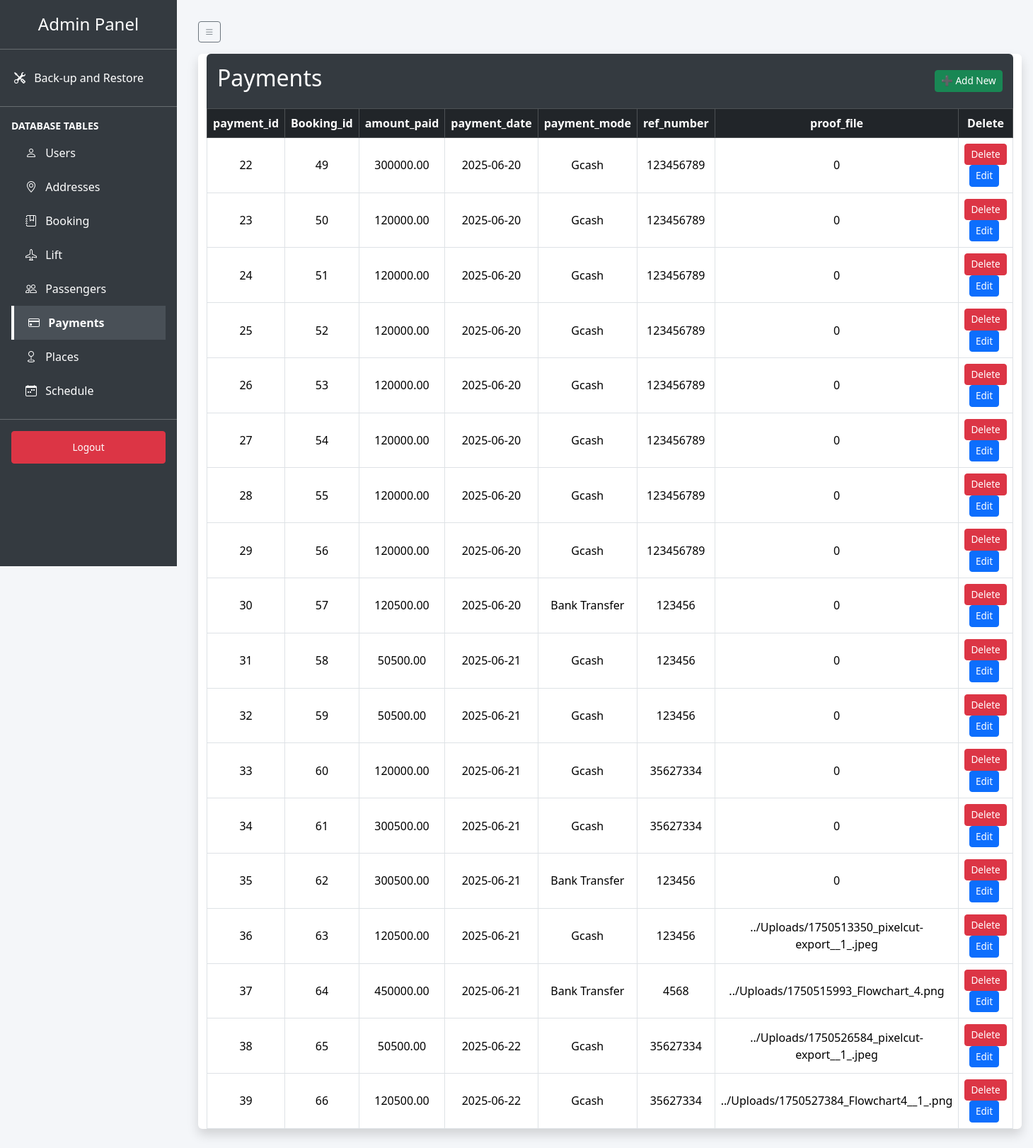
Page /admin_dashboard.php?table=payments (signed in) on the committed database.
### tables this page shows
CREATE TABLE `payments` (
  `payment_id` int(11) NOT NULL AUTO_INCREMENT,
  `Booking_id` int(11) NOT NULL,
  `amount_paid` decimal(10,2) NOT NULL,
  `payment_date` date NOT NULL,
  `payment_mode` varchar(255) NOT NULL,
  `ref_number` int(11) NOT NULL,
  `proof_file` varchar(255) DEFAULT NULL,
  PRIMARY KEY (`payment_id`)
);

### admin_dashboard.php (the view, shortened to what this page needs)
<?php
require_once("config.php");
$tables = ['users', 'addresses', 'booking', 'lift', 'passengers', 'payments', 'places', 'schedule'];
$selected_table = isset($_GET['table']) ? $_GET['table'] : $tables[0];
?>
<!DOCTYPE html>
<html lang="en">
<head>
    <link href="https://cdn.jsdelivr.net/npm/bootstrap@5.3.3/dist/css/bootstrap.min.css" rel="stylesheet">
	<link href="https://cdn.jsdelivr.net/npm/bootstrap-icons@1.10.5/font/bootstrap-icons.css" rel="stylesheet">
</head>
<body>
<div class="sidebar">
    <h4>Admin Panel</h4>
    <hr class="text-white">
	<a href="#" class="sidebar-link" data-bs-toggle="modal" data-bs-target="#maintenanceModal">
		<i class="bi bi-tools me-2"></i>
		<span>Back-up and Restore</span>
	</a>
    <hr class="text-white my-3">
    <div class="px-3">
        <p class="text-white fw-bold small mb-1">DATABASE TABLES</p>
        <?php
        $icons = [
            'users' => 'bi-person',
            'addresses' => 'bi-geo-alt',
            'booking' => 'bi-journal-bookmark',
            'lift' => 'bi-airplane',
            'passengers' => 'bi-people',
            'payments' => 'bi-credit-card',
            'places' => 'bi-geo',
            'schedule' => 'bi-calendar-week'
        ];
        ?>
        <?php foreach ($tables as $table): ?>
            <a href="?table=<?php echo urlencode($table); ?>" class="sidebar-link <?php echo $selected_table === $table ? 'active' : ''; ?>">
                <i class="bi <?php echo $icons[$table]; ?> me-2"></i>
                <span><?php echo ucfirst($table); ?></span>
            </a>
        <?php endforeach; ?>
    </div>
    <hr class="text-white my-3">
    <div class="px-3">
        <a href="?logout=true" class="btn btn-danger btn-sm w-100">Logout</a>
    </div>
</div>
<div class="main-content">
	<button id="toggleSidebar" class="btn btn-outline-secondary btn-sm mb-3">
		<i class="bi bi-list"></i>
	</button>
    <div class="table-container">
        <div class="container bg-white shadow rounded">
            <div class="header">
                <h2><?php echo ucfirst($selected_table); ?></h2>
				<a href="add_record.php?table=<?php echo urlencode($selected_table); ?>" class="btn btn-success btn-sm">➕ Add New</a>
            </div>
            <?php
            try {
                $stmt = $db->query("SHOW COLUMNS FROM `$selected_table`");
                $columns = $stmt->fetchAll(PDO::FETCH_ASSOC);
            } catch (PDOException $e) {
                echo "<div class='alert alert-danger'>Error fetching columns: " . $e->getMessage() . "</div>";
                $columns = [];
            }
            ?>
            <table class="table table-bordered mb-0">
                <thead class="table-dark">
                    <tr>
                        <?php foreach ($columns as $column): ?>
                            <th><?php echo htmlspecialchars($column['Field']); ?></th>
                        <?php endforeach; ?>
                        <th>Delete</th>
                    </tr>
                </thead>
                <tbody>
                    <?php
                    try {
                        $stmt = $db->query("SELECT * FROM `$selected_table`");
                        while ($row = $stmt->fetch(PDO::FETCH_ASSOC)) {
                            echo "<tr>";
                            foreach ($row as $key => $value) {
                                if ($selected_table === 'users' && $key === 'password') {
                                    echo "<td>••••••••</td>";
                                } else {
                                    echo "<td>" . htmlspecialchars($value ?? 'NULL') . "</td>";
                                }
                            }
                            $primary_key = $columns[0]['Field'];
                            $delete_url = "delete_record.php?table=" . urlencode($selected_table) . "&id=" . urlencode($row[$primary_key]) . "&pk=" . urlencode($primary_key);
							$edit_url = "edit_record.php?table=" . urlencode($selected_table) . "&id=" . urlencode($row[$primary_key]) . "&pk=" . urlencode($primary_key);
                            echo "<td>
                                <a href='$delete_url' class='btn btn-danger btn-sm' onclick=\"return confirm('Are you sure you want to delete this record from $selected_table?');\">Delete</a>
								<a href='$edit_url' class='btn btn-primary btn-sm me-1'>Edit</a>
                            </td>";
                            echo "</tr>";
                        }
                    } catch (PDOException $e) {
                        echo "<tr><td colspan='" . (count($columns) + 1) . "'>Error fetching data: " . $e->getMessage() . "</td></tr>";
                    }
                    ?>
                </tbody>
            </table>
        </div>
    </div>
</div>
</body>
</html>

### admin_dashboard.php (style rules this page uses)
body { display: flex; background-color: #f4f6f9; }
.sidebar { width: 250px; height: 100vh; background-color: #343a40; padding-top: 20px; position: fixed; }
.sidebar h4 { color: white; text-align: center; margin-bottom: 20px; }
.sidebar a { display: block; color: white; padding: 12px 20px; text-decoration: none; }
.sidebar a:hover, .sidebar a.active { background-color: #495057; }
.main-content { margin-left: 250px; padding: 30px; width: 100%; }
.table th, .table td { vertical-align: middle; text-align: center; }
.header { background: #343a40; color: white; padding: 15px; border-radius: 6px 6px 0 0; display: flex; justify-content: space-between; align-items: center; }
.btn-sm { font-size: 0.85rem; }
.table-container { margin-bottom: 40px; }
.sidebar-link { display: flex; align-items: center; color: white; padding: 10px 20px; transition: background-color 0.2s ease-in-out; }
.sidebar-link.active { background-color: #0d6efd; font-weight: bold; border-left: 4px solid #ffffff; }

### rows in the picture
payments: payment_id "22", Booking "49", amount_paid "300000.00", payment_date "2025-06-20", payment_mode "Gcash", ref_number "123456789", proof_file "0"
payments: payment_id "23", Booking "50", amount_paid "120000.00", payment_date "2025-06-20", payment_mode "Gcash", ref_number "123456789", proof_file "0"
payments: payment_id "24", Booking "51", amount_paid "120000.00", payment_date "2025-06-20", payment_mode "Gcash", ref_number "123456789", proof_file "0"
payments: payment_id "25", Booking "52", amount_paid "120000.00", payment_date "2025-06-20", payment_mode "Gcash", ref_number "123456789", proof_file "0"
payments: payment_id "26", Booking "53", amount_paid "120000.00", payment_date "2025-06-20", payment_mode "Gcash", ref_number "123456789", proof_file "0"
payments: payment_id "27", Booking "54", amount_paid "120000.00", payment_date "2025-06-20", payment_mode "Gcash", ref_number "123456789", proof_file "0"
payments: payment_id "28", Booking "55", amount_paid "120000.00", payment_date "2025-06-20", payment_mode "Gcash", ref_number "123456789", proof_file "0"
payments: payment_id "29", Booking "56", amount_paid "120000.00", payment_date "2025-06-20", payment_mode "Gcash", ref_number "123456789", proof_file "0"
payments: payment_id "30", Booking "57", amount_paid "120500.00", payment_date "2025-06-20", payment_mode "Bank Transfer", ref_number "123456", proof_file "0"
payments: payment_id "31", Booking "58", amount_paid "50500.00", payment_date "2025-06-21", payment_mode "Gcash", ref_number "123456", proof_file "0"
payments: payment_id "32", Booking "59", amount_paid "50500.00", payment_date "2025-06-21", payment_mode "Gcash", ref_number "123456", proof_file "0"
payments: payment_id "33", Booking "60", amount_paid "120000.00", payment_date "2025-06-21", payment_mode "Gcash", ref_number "35627334", proof_file "0"
payments: payment_id "34", Booking "61", amount_paid "300500.00", payment_date "2025-06-21", payment_mode "Gcash", ref_number "35627334", proof_file "0"
payments: payment_id "35", Booking "62", amount_paid "300500.00", payment_date "2025-06-21", payment_mode "Bank Transfer", ref_number "123456", proof_file "0"
payments: payment_id "36", Booking "63", amount_paid "120500.00", payment_date "2025-06-21", payment_mode "Gcash", ref_number "123456", proof_file "../Uploads/1750513350_pixelcut-export__1_.jpeg"
payments: payment_id "37", Booking "64", amount_paid "450000.00", payment_date "2025-06-21", payment_mode "Bank Transfer", ref_number "4568", proof_file "../Uploads/1750515993_Flowchart_4.png"
payments: payment_id "38", Booking "65", amount_paid "50500.00", payment_date "2025-06-22", payment_mode "Gcash", ref_number "35627334", proof_file "../Uploads/1750526584_pixelcut-export__1_.jpeg"
payments: payment_id "39", Booking "66", amount_paid "120500.00", payment_date "2025-06-22", payment_mode "Gcash", ref_number "35627334", proof_file "../Uploads/1750527384_Flowchart4__1_.png"

### other values in the picture
$table "Users"
$table "Addresses"
$table "Booking"
$table "Lift"
$table "Passengers"
$table "Payments"
$table "Places"
$table "Schedule"
$selected_table "Payments"
$column['Field'] "payment_id"
$column['Field'] "Booking_id"
$column['Field'] "amount_paid"
$column['Field'] "payment_date"
$column['Field'] "payment_mode"
$column['Field'] "ref_number"
